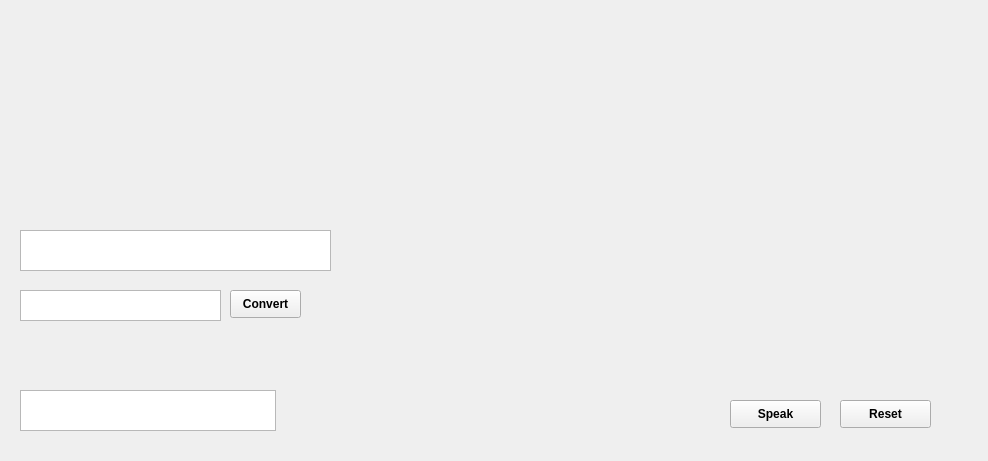
<?xml version="1.0" encoding="UTF-8"?>
<ui version="4.0">
 <class>Form</class>
 <widget class="QWidget" name="Form">
  <property name="geometry">
   <rect>
    <x>0</x>
    <y>0</y>
    <width>988</width>
    <height>461</height>
   </rect>
  </property>
  <property name="windowTitle">
   <string>Form</string>
  </property>
  <widget class="QLabel" name="label">
   <property name="geometry">
    <rect>
     <x>0</x>
     <y>0</y>
     <width>991</width>
     <height>461</height>
    </rect>
   </property>
   <property name="styleSheet">
    <string notr="true">background-image: url(:/newPrefix/LangTrans.jpg);</string>
   </property>
   <property name="text">
    <string/>
   </property>
   <property name="pixmap">
    <pixmap resource="LanTran.qrc">:/newPrefix/LangTrans.jpg</pixmap>
   </property>
   <property name="scaledContents">
    <bool>true</bool>
   </property>
  </widget>
  <widget class="QTextBrowser" name="textBrowser">
   <property name="geometry">
    <rect>
     <x>20</x>
     <y>230</y>
     <width>311</width>
     <height>41</height>
    </rect>
   </property>
  </widget>
  <widget class="QTextBrowser" name="textBrowser_2">
   <property name="geometry">
    <rect>
     <x>20</x>
     <y>290</y>
     <width>201</width>
     <height>31</height>
    </rect>
   </property>
  </widget>
  <widget class="QTextBrowser" name="textBrowser_3">
   <property name="geometry">
    <rect>
     <x>20</x>
     <y>390</y>
     <width>256</width>
     <height>41</height>
    </rect>
   </property>
  </widget>
  <widget class="QPushButton" name="pushButton">
   <property name="geometry">
    <rect>
     <x>730</x>
     <y>400</y>
     <width>91</width>
     <height>28</height>
    </rect>
   </property>
   <property name="font">
    <font>
     <pointsize>9</pointsize>
     <weight>75</weight>
     <bold>true</bold>
    </font>
   </property>
   <property name="text">
    <string>Speak</string>
   </property>
  </widget>
  <widget class="QPushButton" name="pushButton_2">
   <property name="geometry">
    <rect>
     <x>840</x>
     <y>400</y>
     <width>91</width>
     <height>28</height>
    </rect>
   </property>
   <property name="font">
    <font>
     <pointsize>9</pointsize>
     <weight>75</weight>
     <bold>true</bold>
    </font>
   </property>
   <property name="text">
    <string>Reset</string>
   </property>
  </widget>
  <widget class="QPushButton" name="pushButton_3">
   <property name="geometry">
    <rect>
     <x>230</x>
     <y>290</y>
     <width>71</width>
     <height>28</height>
    </rect>
   </property>
   <property name="font">
    <font>
     <pointsize>9</pointsize>
     <weight>75</weight>
     <bold>true</bold>
    </font>
   </property>
   <property name="text">
    <string>Convert</string>
   </property>
  </widget>
 </widget>
 <resources>
  <include location="LanTran.qrc"/>
 </resources>
 <connections>
  <connection>
   <sender>pushButton_2</sender>
   <signal>clicked()</signal>
   <receiver>textBrowser_3</receiver>
   <slot>clear()</slot>
   <hints>
    <hint type="sourcelabel">
     <x>873</x>
     <y>413</y>
    </hint>
    <hint type="destinationlabel">
     <x>232</x>
     <y>402</y>
    </hint>
   </hints>
  </connection>
  <connection>
   <sender>pushButton_2</sender>
   <signal>clicked()</signal>
   <receiver>textBrowser_2</receiver>
   <slot>clear()</slot>
   <hints>
    <hint type="sourcelabel">
     <x>915</x>
     <y>411</y>
    </hint>
    <hint type="destinationlabel">
     <x>161</x>
     <y>305</y>
    </hint>
   </hints>
  </connection>
  <connection>
   <sender>pushButton_2</sender>
   <signal>clicked()</signal>
   <receiver>textBrowser</receiver>
   <slot>clear()</slot>
   <hints>
    <hint type="sourcelabel">
     <x>880</x>
     <y>413</y>
    </hint>
    <hint type="destinationlabel">
     <x>245</x>
     <y>250</y>
    </hint>
   </hints>
  </connection>
 </connections>
</ui>
